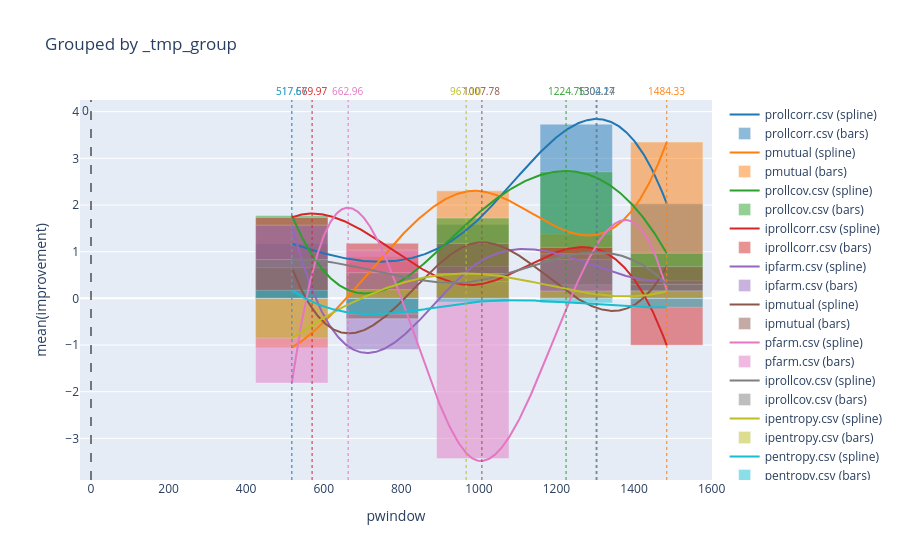

Write notebook code for a chart like this one.
### Markdown cell above
## Parameter behavior on accuracy when shaping

### Code cell
import warnings
warnings.simplefilter(action='ignore', category=FutureWarning)

tohist_df = results_df

tohist_df = tohist_df[tohist_df["pconstructor"].isin([
    "pentropy.csv",
    "ipentropy.csv",
    "prollcov.csv",
    "iprollcov.csv",
    "prollcorr.csv",
    "iprollcorr.csv",
    "pfarm.csv",
    "ipfarm.csv",
    "pmutual",
    "ipmutual",
])]

tohist_df = tohist_df[tohist_df["pred_len"].isin([
    96,
    # 192,
    # 336,
    # 720
])]

tohist_df = tohist_df[tohist_df["pwindow"].isin([
    501,
    751,
    1001,
    1251,
    1501
])]

tohist_df = tohist_df[tohist_df["model_name"].isin([
    "iTransformer",
    # "PatchTST",
    # "TimeXer",
    # "Crossformer",
    # "Autoformer"
])]

tohist_df = tohist_df[tohist_df["dataset"].isin([
    # "ETTh1",
    "ETTh2",
    # "ETTm1",
    # "ETTm2",
    # "Weather",
    # "ECL",
    # "Traffic"
])]

tohist_df.sort_values("improvement", ascending=False)

tohist_df["pwindow"] = pd.to_numeric(tohist_df["pwindow"])

def count_good_results(x_array):
    return len([element for element in x_array if element > 0])

plot_results(
    tohist_df,
    value_col="pwindow",
    y_agg_col="improvement",
    agg_func=np.mean,
    group_col=[
        # "pwindow",
        "pconstructor",
        # "model_name",
        # "improvement",
        # "dataset",
    ],
    bins=30,
    # smooth="kde",
    smooth="interp",
    backend="plotly",
    vline_at_zero=True,
    vline_at_peak=True,
    min_peak_x=0,
)

### Figure 1 — Plotly figure (JSON) as saved in the notebook; plotly's stock layout.template omitted (floating-point values rounded to 4 significant figures; data arrays with more than 128 entries replaced by an {"elided": "..."} marker saying what was removed)
{"data": [{"line": {"color": "#1f77b4"}, "mode": "lines", "name": "prollcorr.csv (spline)", "type": "scatter", "x": {"elided": "500 float values"}, "y": {"elided": "500 float values"}}, {"marker": {"color": "#1f77b4"}, "name": "prollcorr.csv (bars)", "opacity": 0.5, "type": "bar", "x": [517.7, 751, 984.3, 1251, 1484.0], "y": [1.172, 0.7853, 1.581, 3.733, 2.028]}, {"line": {"color": "#ff7f0e"}, "mode": "lines", "name": "pmutual (spline)", "type": "scatter", "x": {"elided": "500 float values"}, "y": {"elided": "500 float values"}}, {"marker": {"color": "#ff7f0e"}, "name": "pmutual (bars)", "opacity": 0.5, "type": "bar", "x": [517.7, 751, 984.3, 1251, 1484.0], "y": [-1.056, 0.8911, 2.304, 1.378, 3.349]}, {"line": {"color": "#2ca02c"}, "mode": "lines", "name": "prollcov.csv (spline)", "type": "scatter", "x": {"elided": "500 float values"}, "y": {"elided": "500 float values"}}, {"marker": {"color": "#2ca02c"}, "name": "prollcov.csv (bars)", "opacity": 0.5, "type": "bar", "x": [517.7, 751, 984.3, 1251, 1484.0], "y": [1.776, 0.1698, 1.722, 2.713, 0.9661]}, {"line": {"color": "#d62728"}, "mode": "lines", "name": "iprollcorr.csv (spline)", "type": "scatter", "x": {"elided": "500 float values"}, "y": {"elided": "500 float values"}}, {"marker": {"color": "#d62728"}, "name": "iprollcorr.csv (bars)", "opacity": 0.5, "type": "bar", "x": [517.7, 751, 984.3, 1251, 1484.0], "y": [1.735, 1.183, 0.2877, 1.092, -1.006]}, {"line": {"color": "#9467bd"}, "mode": "lines", "name": "ipfarm.csv (spline)", "type": "scatter", "x": {"elided": "500 float values"}, "y": {"elided": "500 float values"}}, {"marker": {"color": "#9467bd"}, "name": "ipfarm.csv (bars)", "opacity": 0.5, "type": "bar", "x": [517.7, 751, 984.3, 1251, 1484.0], "y": [1.568, -1.098, 0.683, 0.8342, 0.3784]}, {"line": {"color": "#8c564b"}, "mode": "lines", "name": "ipmutual (spline)", "type": "scatter", "x": {"elided": "500 float values"}, "y": {"elided": "500 float values"}}, {"marker": {"color": "#8c564b"}, "name": "ipmutual (bars)", "opacity": 0.5, "type": "bar", "x": [517.7, 751, 984.3, 1251, 1484.0], "y": [0.6572, -0.4384, 1.178, 0.01308, 0.6811]}, {"line": {"color": "#e377c2"}, "mode": "lines", "name": "pfarm.csv (spline)", "type": "scatter", "x": {"elided": "500 float values"}, "y": {"elided": "500 float values"}}, {"marker": {"color": "#e377c2"}, "name": "pfarm.csv (bars)", "opacity": 0.5, "type": "bar", "x": [517.7, 751, 984.3, 1251, 1484.0], "y": [-1.816, 1.033, -3.432, 0.2897, 0.1681]}, {"line": {"color": "#7f7f7f"}, "mode": "lines", "name": "iprollcov.csv (spline)", "type": "scatter", "x": {"elided": "500 float values"}, "y": {"elided": "500 float values"}}, {"marker": {"color": "#7f7f7f"}, "name": "iprollcov.csv (bars)", "opacity": 0.5, "type": "bar", "x": [517.7, 751, 984.3, 1251, 1484.0], "y": [0.831, 0.5504, 0.3602, 0.9535, 0.3001]}, {"line": {"color": "#bcbd22"}, "mode": "lines", "name": "ipentropy.csv (spline)", "type": "scatter", "x": {"elided": "500 float values"}, "y": {"elided": "500 float values"}}, {"marker": {"color": "#bcbd22"}, "name": "ipentropy.csv (bars)", "opacity": 0.5, "type": "bar", "x": [517.7, 751, 984.3, 1251, 1484.0], "y": [-0.8524, 0.1892, 0.533, 0.157, 0.1536]}, {"line": {"color": "#17becf"}, "mode": "lines", "name": "pentropy.csv (spline)", "type": "scatter", "x": {"elided": "500 float values"}, "y": {"elided": "500 float values"}}, {"marker": {"color": "#17becf"}, "name": "pentropy.csv (bars)", "opacity": 0.5, "type": "bar", "x": [517.7, 751, 984.3, 1251, 1484.0], "y": [0.1722, -0.3336, -0.08194, -0.09769, -0.1912]}], "layout": {"annotations": [{"font": {"color": "#1f77b4", "size": 10}, "showarrow": false, "text": "1304.17", "x": 1304.0, "xanchor": "center", "xref": "x", "y": 1, "yanchor": "bottom", "yref": "y domain"}, {"font": {"color": "#ff7f0e", "size": 10}, "showarrow": false, "text": "1484.33", "x": 1484.0, "xanchor": "center", "xref": "x", "y": 1, "yanchor": "bottom", "yref": "y domain"}, {"font": {"color": "#2ca02c", "size": 10}, "showarrow": false, "text": "1224.75", "x": 1225.0, "xanchor": "center", "xref": "x", "y": 1, "yanchor": "bottom", "yref": "y domain"}, {"font": {"color": "#d62728", "size": 10}, "showarrow": false, "text": "569.97", "x": 570.0, "xanchor": "center", "xref": "x", "y": 1, "yanchor": "bottom", "yref": "y domain"}, {"font": {"color": "#9467bd", "size": 10}, "showarrow": false, "text": "517.67", "x": 517.7, "xanchor": "center", "xref": "x", "y": 1, "yanchor": "bottom", "yref": "y domain"}, {"font": {"color": "#8c564b", "size": 10}, "showarrow": false, "text": "1007.78", "x": 1008.0, "xanchor": "center", "xref": "x", "y": 1, "yanchor": "bottom", "yref": "y domain"}, {"font": {"color": "#e377c2", "size": 10}, "showarrow": false, "text": "662.96", "x": 663.0, "xanchor": "center", "xref": "x", "y": 1, "yanchor": "bottom", "yref": "y domain"}, {"font": {"color": "#7f7f7f", "size": 10}, "showarrow": false, "text": "1302.24", "x": 1302.0, "xanchor": "center", "xref": "x", "y": 1, "yanchor": "bottom", "yref": "y domain"}, {"font": {"color": "#bcbd22", "size": 10}, "showarrow": false, "text": "967.10", "x": 967.1, "xanchor": "center", "xref": "x", "y": 1, "yanchor": "bottom", "yref": "y domain"}, {"font": {"color": "#17becf", "size": 10}, "showarrow": false, "text": "517.67", "x": 517.7, "xanchor": "center", "xref": "x", "y": 1, "yanchor": "bottom", "yref": "y domain"}, {"showarrow": false, "text": "0", "x": 0, "xanchor": "right", "xref": "x", "y": 1, "yanchor": "top", "yref": "y domain"}], "barmode": "overlay", "shapes": [{"line": {"color": "#1f77b4", "dash": "dot", "width": 1}, "type": "line", "x0": 1304.0, "x1": 1304.0, "xref": "x", "y0": 0, "y1": 1, "yref": "y domain"}, {"line": {"color": "#ff7f0e", "dash": "dot", "width": 1}, "type": "line", "x0": 1484.0, "x1": 1484.0, "xref": "x", "y0": 0, "y1": 1, "yref": "y domain"}, {"line": {"color": "#2ca02c", "dash": "dot", "width": 1}, "type": "line", "x0": 1225.0, "x1": 1225.0, "xref": "x", "y0": 0, "y1": 1, "yref": "y domain"}, {"line": {"color": "#d62728", "dash": "dot", "width": 1}, "type": "line", "x0": 570.0, "x1": 570.0, "xref": "x", "y0": 0, "y1": 1, "yref": "y domain"}, {"line": {"color": "#9467bd", "dash": "dot", "width": 1}, "type": "line", "x0": 517.7, "x1": 517.7, "xref": "x", "y0": 0, "y1": 1, "yref": "y domain"}, {"line": {"color": "#8c564b", "dash": "dot", "width": 1}, "type": "line", "x0": 1008.0, "x1": 1008.0, "xref": "x", "y0": 0, "y1": 1, "yref": "y domain"}, {"line": {"color": "#e377c2", "dash": "dot", "width": 1}, "type": "line", "x0": 663.0, "x1": 663.0, "xref": "x", "y0": 0, "y1": 1, "yref": "y domain"}, {"line": {"color": "#7f7f7f", "dash": "dot", "width": 1}, "type": "line", "x0": 1302.0, "x1": 1302.0, "xref": "x", "y0": 0, "y1": 1, "yref": "y domain"}, {"line": {"color": "#bcbd22", "dash": "dot", "width": 1}, "type": "line", "x0": 967.1, "x1": 967.1, "xref": "x", "y0": 0, "y1": 1, "yref": "y domain"}, {"line": {"color": "#17becf", "dash": "dot", "width": 1}, "type": "line", "x0": 517.7, "x1": 517.7, "xref": "x", "y0": 0, "y1": 1, "yref": "y domain"}, {"line": {"color": "black", "dash": "dash", "width": 1}, "type": "line", "x0": 0, "x1": 0, "xref": "x", "y0": 0, "y1": 1, "yref": "y domain"}], "title": {"text": "Grouped by _tmp_group"}, "xaxis": {"title": {"text": "pwindow"}}, "yaxis": {"title": {"text": "mean(improvement)"}}}}
